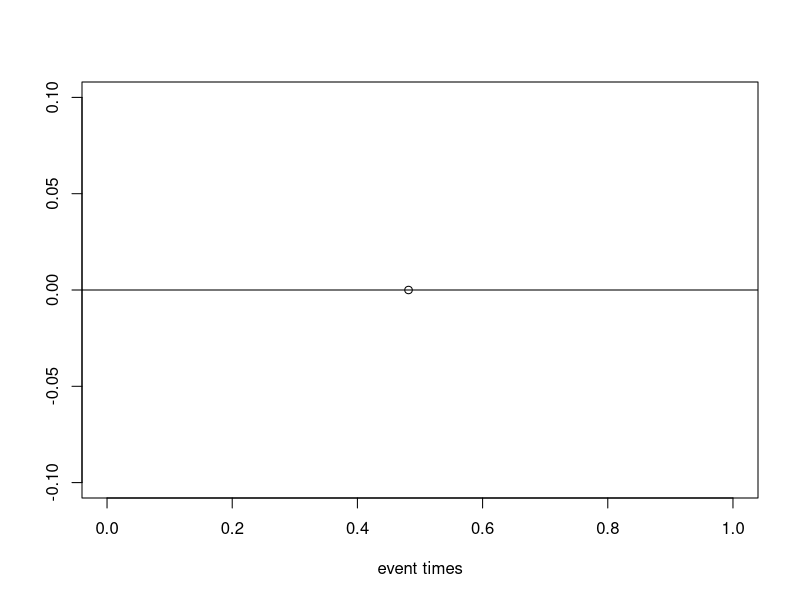
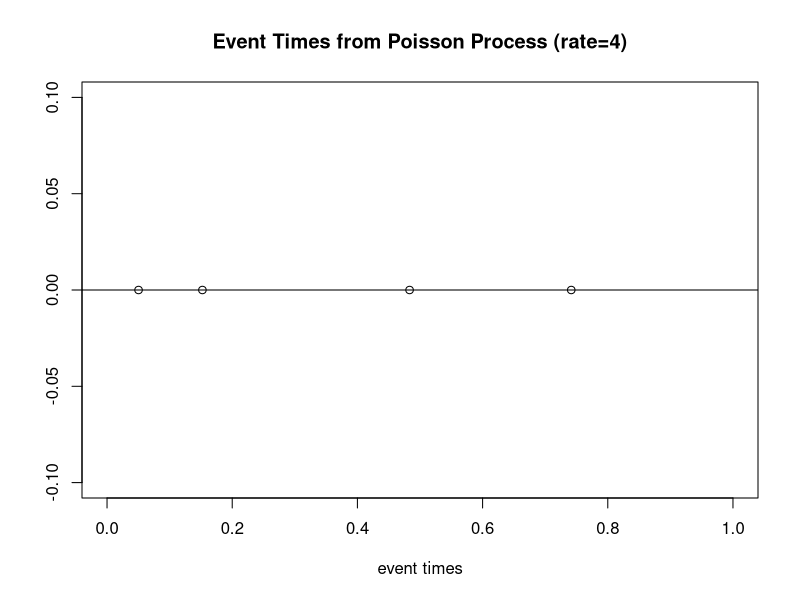
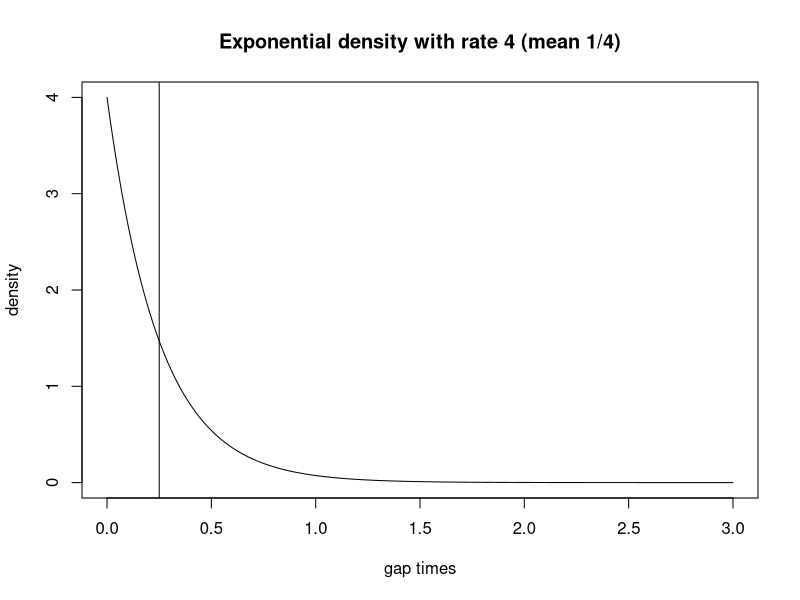
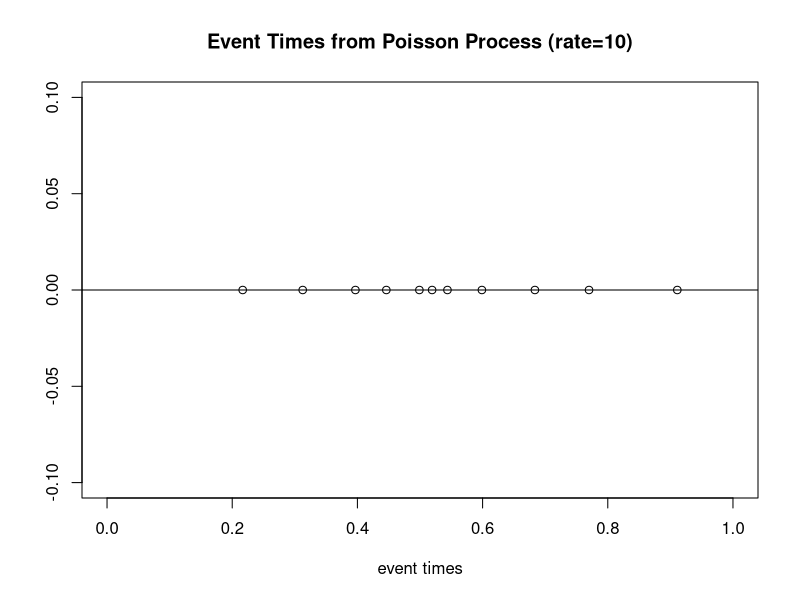
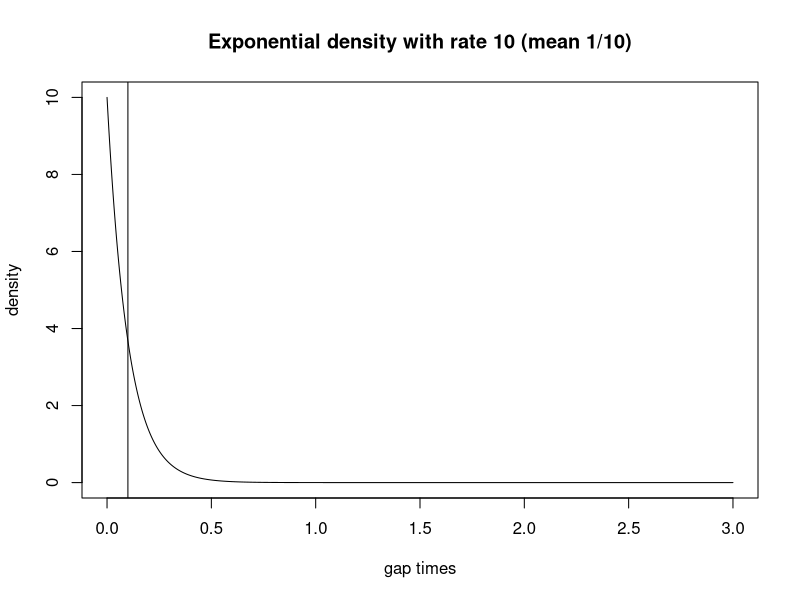
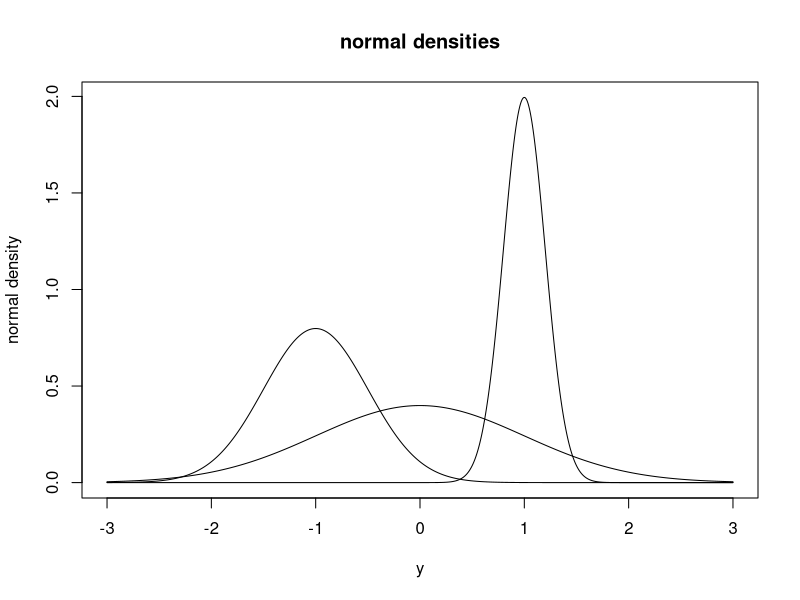

These figures' R source, in order:
# R code to generate stuff for lecture 5

# plot draws from a Poisson process on [0,1] with a couple different rate functions

tht = c(2,4,10)
y1 = rpois(1,tht[1])
y2 = rpois(1,tht[2])
y3 = rpois(1,tht[3])
t1 = runif(y1)
t2 = runif(y2)
t3 = runif(y3)

plot(t1,rep(0,y1),xlim=c(0,1),ylim=c(-0.1,0.1),xlab="event times", ylab="")
abline(h=0)

plot(t2,rep(0,y2),xlim=c(0,1),ylim=c(-0.1,0.1),xlab="event times", ylab="")
abline(h=0)
title("Event Times from Poisson Process (rate=4)")

# For this Poisson process the density of the gap times in between events is exponential(1/4)
y = seq(0,3,length=1000)
py = dexp(y,4)
plot(y,py,type="l",xlab="gap times",ylab="density")
abline(v=1/4)
title("Exponential density with rate 4 (mean 1/4)")

plot(t3,rep(0,y3),xlim=c(0,1),ylim=c(-0.1,0.1),xlab="event times", ylab="")
abline(h=0)
title("Event Times from Poisson Process (rate=10)")

y = seq(0,3,length=1000)
py = dexp(y,10)
plot(y,py,type="l",xlab="gap times",ylab="density")
abline(v=1/10)
title("Exponential density with rate 10 (mean 1/10)")

# plot the normal density 
y = seq(-3,3,length=1000)
plot(y,dnorm(y,1,.2),type="l",xlab="y",ylab="normal density")
lines(y,dnorm(y,0,1))
lines(y,dnorm(y,-1,.5))
title("normal densities")




